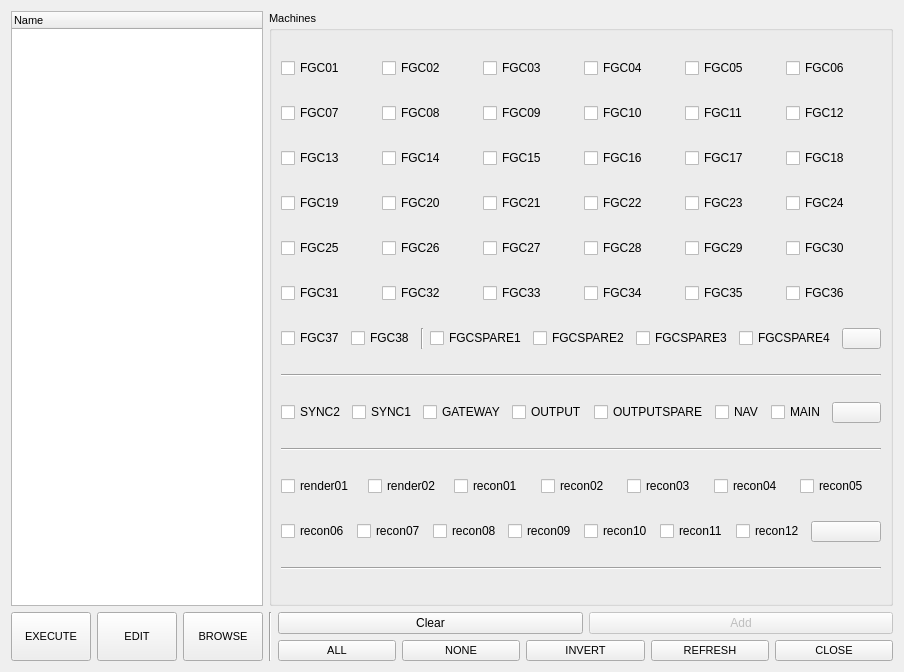
<?xml version="1.0" encoding="UTF-8"?>
<ui version="4.0">
 <class>Form</class>
 <widget class="QWidget" name="Form">
  <property name="geometry">
   <rect>
    <x>0</x>
    <y>0</y>
    <width>838</width>
    <height>672</height>
   </rect>
  </property>
  <property name="windowTitle">
   <string>ITool - @lex</string>
  </property>
  <layout class="QGridLayout" name="gridLayout">
   <item row="0" column="0">
    <widget class="QTreeWidget" name="treeWidget">
     <property name="font">
      <font>
       <pointsize>8</pointsize>
      </font>
     </property>
     <property name="editTriggers">
      <set>QAbstractItemView::DoubleClicked|QAbstractItemView::EditKeyPressed|QAbstractItemView::SelectedClicked</set>
     </property>
     <property name="selectionMode">
      <enum>QAbstractItemView::SingleSelection</enum>
     </property>
     <column>
      <property name="text">
       <string>Name</string>
      </property>
     </column>
    </widget>
   </item>
   <item row="0" column="1" colspan="2">
    <widget class="QGroupBox" name="gbServers">
     <property name="font">
      <font>
       <pointsize>8</pointsize>
      </font>
     </property>
     <property name="title">
      <string>Machines</string>
     </property>
     <layout class="QGridLayout" name="gridLayout_2">
      <item row="7" column="0">
       <widget class="Line" name="line_2">
        <property name="font">
         <font>
          <pointsize>8</pointsize>
         </font>
        </property>
        <property name="orientation">
         <enum>Qt::Horizontal</enum>
        </property>
       </widget>
      </item>
      <item row="9" column="0">
       <widget class="Line" name="line_4">
        <property name="font">
         <font>
          <pointsize>8</pointsize>
         </font>
        </property>
        <property name="orientation">
         <enum>Qt::Horizontal</enum>
        </property>
       </widget>
      </item>
      <item row="13" column="0">
       <layout class="QHBoxLayout" name="horizontalLayout_24"/>
      </item>
      <item row="6" column="0">
       <layout class="QHBoxLayout" name="horizontalLayout_7">
        <item>
         <widget class="QCheckBox" name="FGC37">
          <property name="font">
           <font>
            <pointsize>9</pointsize>
           </font>
          </property>
          <property name="text">
           <string>FGC37</string>
          </property>
         </widget>
        </item>
        <item>
         <widget class="QCheckBox" name="FGC38">
          <property name="font">
           <font>
            <pointsize>9</pointsize>
           </font>
          </property>
          <property name="text">
           <string>FGC38</string>
          </property>
         </widget>
        </item>
        <item>
         <widget class="Line" name="line">
          <property name="font">
           <font>
            <pointsize>8</pointsize>
           </font>
          </property>
          <property name="orientation">
           <enum>Qt::Vertical</enum>
          </property>
         </widget>
        </item>
        <item>
         <widget class="QCheckBox" name="FGCSPARE1">
          <property name="font">
           <font>
            <pointsize>9</pointsize>
           </font>
          </property>
          <property name="text">
           <string>FGCSPARE1</string>
          </property>
         </widget>
        </item>
        <item>
         <widget class="QCheckBox" name="FGCSPARE2">
          <property name="font">
           <font>
            <pointsize>9</pointsize>
           </font>
          </property>
          <property name="text">
           <string>FGCSPARE2</string>
          </property>
         </widget>
        </item>
        <item>
         <widget class="QCheckBox" name="FGCSPARE3">
          <property name="font">
           <font>
            <pointsize>9</pointsize>
           </font>
          </property>
          <property name="text">
           <string>FGCSPARE3</string>
          </property>
         </widget>
        </item>
        <item>
         <widget class="QCheckBox" name="FGCSPARE4">
          <property name="font">
           <font>
            <pointsize>9</pointsize>
           </font>
          </property>
          <property name="text">
           <string>FGCSPARE4</string>
          </property>
         </widget>
        </item>
        <item>
         <widget class="QPushButton" name="btnFGC">
          <property name="font">
           <font>
            <pointsize>8</pointsize>
           </font>
          </property>
          <property name="toolTip">
           <string>&lt;html&gt;&lt;head/&gt;&lt;body&gt;&lt;p&gt;select all FGC&lt;/p&gt;&lt;/body&gt;&lt;/html&gt;</string>
          </property>
          <property name="styleSheet">
           <string notr="true"/>
          </property>
          <property name="text">
           <string/>
          </property>
          <attribute name="buttonGroup">
           <string notr="true">buttonGroup</string>
          </attribute>
         </widget>
        </item>
       </layout>
      </item>
      <item row="4" column="0">
       <layout class="QHBoxLayout" name="horizontalLayout_8">
        <item>
         <widget class="QCheckBox" name="FGC25">
          <property name="font">
           <font>
            <pointsize>9</pointsize>
           </font>
          </property>
          <property name="text">
           <string>FGC25</string>
          </property>
         </widget>
        </item>
        <item>
         <widget class="QCheckBox" name="FGC26">
          <property name="font">
           <font>
            <pointsize>9</pointsize>
           </font>
          </property>
          <property name="text">
           <string>FGC26</string>
          </property>
         </widget>
        </item>
        <item>
         <widget class="QCheckBox" name="FGC27">
          <property name="font">
           <font>
            <pointsize>9</pointsize>
           </font>
          </property>
          <property name="text">
           <string>FGC27</string>
          </property>
         </widget>
        </item>
        <item>
         <widget class="QCheckBox" name="FGC28">
          <property name="font">
           <font>
            <pointsize>9</pointsize>
           </font>
          </property>
          <property name="text">
           <string>FGC28</string>
          </property>
         </widget>
        </item>
        <item>
         <widget class="QCheckBox" name="FGC29">
          <property name="font">
           <font>
            <pointsize>9</pointsize>
           </font>
          </property>
          <property name="text">
           <string>FGC29</string>
          </property>
         </widget>
        </item>
        <item>
         <widget class="QCheckBox" name="FGC30">
          <property name="font">
           <font>
            <pointsize>9</pointsize>
           </font>
          </property>
          <property name="text">
           <string>FGC30</string>
          </property>
         </widget>
        </item>
       </layout>
      </item>
      <item row="3" column="0">
       <layout class="QHBoxLayout" name="horizontalLayout_5">
        <item>
         <widget class="QCheckBox" name="FGC19">
          <property name="font">
           <font>
            <pointsize>9</pointsize>
           </font>
          </property>
          <property name="text">
           <string>FGC19</string>
          </property>
         </widget>
        </item>
        <item>
         <widget class="QCheckBox" name="FGC20">
          <property name="font">
           <font>
            <pointsize>9</pointsize>
           </font>
          </property>
          <property name="text">
           <string>FGC20</string>
          </property>
         </widget>
        </item>
        <item>
         <widget class="QCheckBox" name="FGC21">
          <property name="font">
           <font>
            <pointsize>9</pointsize>
           </font>
          </property>
          <property name="text">
           <string>FGC21</string>
          </property>
         </widget>
        </item>
        <item>
         <widget class="QCheckBox" name="FGC22">
          <property name="font">
           <font>
            <pointsize>9</pointsize>
           </font>
          </property>
          <property name="text">
           <string>FGC22</string>
          </property>
         </widget>
        </item>
        <item>
         <widget class="QCheckBox" name="FGC23">
          <property name="font">
           <font>
            <pointsize>9</pointsize>
           </font>
          </property>
          <property name="text">
           <string>FGC23</string>
          </property>
         </widget>
        </item>
        <item>
         <widget class="QCheckBox" name="FGC24">
          <property name="font">
           <font>
            <pointsize>9</pointsize>
           </font>
          </property>
          <property name="text">
           <string>FGC24</string>
          </property>
         </widget>
        </item>
       </layout>
      </item>
      <item row="12" column="0">
       <widget class="Line" name="line_3">
        <property name="orientation">
         <enum>Qt::Horizontal</enum>
        </property>
       </widget>
      </item>
      <item row="8" column="0">
       <layout class="QHBoxLayout" name="horizontalLayout_9">
        <item>
         <widget class="QCheckBox" name="Sync2">
          <property name="font">
           <font>
            <pointsize>9</pointsize>
           </font>
          </property>
          <property name="text">
           <string>SYNC2</string>
          </property>
         </widget>
        </item>
        <item>
         <widget class="QCheckBox" name="Sync1">
          <property name="font">
           <font>
            <pointsize>9</pointsize>
           </font>
          </property>
          <property name="text">
           <string>SYNC1</string>
          </property>
         </widget>
        </item>
        <item>
         <widget class="QCheckBox" name="Gateway">
          <property name="font">
           <font>
            <pointsize>9</pointsize>
           </font>
          </property>
          <property name="text">
           <string>GATEWAY</string>
          </property>
         </widget>
        </item>
        <item>
         <widget class="QCheckBox" name="Output">
          <property name="font">
           <font>
            <pointsize>9</pointsize>
           </font>
          </property>
          <property name="text">
           <string>OUTPUT</string>
          </property>
         </widget>
        </item>
        <item>
         <widget class="QCheckBox" name="Outputspare">
          <property name="font">
           <font>
            <pointsize>9</pointsize>
           </font>
          </property>
          <property name="text">
           <string>OUTPUTSPARE</string>
          </property>
         </widget>
        </item>
        <item>
         <widget class="QCheckBox" name="Nav">
          <property name="font">
           <font>
            <pointsize>9</pointsize>
            <weight>50</weight>
            <bold>false</bold>
           </font>
          </property>
          <property name="text">
           <string>NAV</string>
          </property>
         </widget>
        </item>
        <item>
         <widget class="QCheckBox" name="Main">
          <property name="font">
           <font>
            <pointsize>9</pointsize>
            <weight>50</weight>
            <bold>false</bold>
           </font>
          </property>
          <property name="text">
           <string>MAIN</string>
          </property>
         </widget>
        </item>
        <item>
         <widget class="QPushButton" name="btnMgmt">
          <property name="font">
           <font>
            <pointsize>8</pointsize>
           </font>
          </property>
          <property name="toolTip">
           <string>&lt;html&gt;&lt;head/&gt;&lt;body&gt;&lt;p&gt;select all MGMT&lt;/p&gt;&lt;/body&gt;&lt;/html&gt;</string>
          </property>
          <property name="toolTipDuration">
           <number>-1</number>
          </property>
          <property name="text">
           <string/>
          </property>
          <attribute name="buttonGroup">
           <string notr="true">buttonGroup</string>
          </attribute>
         </widget>
        </item>
       </layout>
      </item>
      <item row="11" column="0">
       <layout class="QHBoxLayout" name="horizontalLayout_22">
        <item>
         <widget class="QCheckBox" name="recon06">
          <property name="enabled">
           <bool>true</bool>
          </property>
          <property name="font">
           <font>
            <pointsize>9</pointsize>
           </font>
          </property>
          <property name="text">
           <string>recon06</string>
          </property>
         </widget>
        </item>
        <item>
         <widget class="QCheckBox" name="recon07">
          <property name="enabled">
           <bool>true</bool>
          </property>
          <property name="font">
           <font>
            <pointsize>9</pointsize>
           </font>
          </property>
          <property name="text">
           <string>recon07</string>
          </property>
         </widget>
        </item>
        <item>
         <widget class="QCheckBox" name="recon08">
          <property name="font">
           <font>
            <pointsize>9</pointsize>
           </font>
          </property>
          <property name="text">
           <string>recon08</string>
          </property>
         </widget>
        </item>
        <item>
         <widget class="QCheckBox" name="recon09">
          <property name="enabled">
           <bool>true</bool>
          </property>
          <property name="font">
           <font>
            <pointsize>9</pointsize>
           </font>
          </property>
          <property name="text">
           <string>recon09</string>
          </property>
         </widget>
        </item>
        <item>
         <widget class="QCheckBox" name="recon10">
          <property name="enabled">
           <bool>true</bool>
          </property>
          <property name="font">
           <font>
            <pointsize>9</pointsize>
           </font>
          </property>
          <property name="text">
           <string>recon10</string>
          </property>
         </widget>
        </item>
        <item>
         <widget class="QCheckBox" name="recon11">
          <property name="font">
           <font>
            <pointsize>9</pointsize>
           </font>
          </property>
          <property name="text">
           <string>recon11</string>
          </property>
         </widget>
        </item>
        <item>
         <widget class="QCheckBox" name="recon12">
          <property name="enabled">
           <bool>true</bool>
          </property>
          <property name="font">
           <font>
            <pointsize>9</pointsize>
           </font>
          </property>
          <property name="text">
           <string>recon12</string>
          </property>
         </widget>
        </item>
        <item>
         <widget class="QPushButton" name="btnRecon">
          <property name="font">
           <font>
            <pointsize>8</pointsize>
           </font>
          </property>
          <property name="toolTip">
           <string>&lt;html&gt;&lt;head/&gt;&lt;body&gt;&lt;p&gt;select all 3rd Rack&lt;/p&gt;&lt;/body&gt;&lt;/html&gt;</string>
          </property>
          <property name="toolTipDuration">
           <number>-1</number>
          </property>
          <property name="text">
           <string/>
          </property>
          <attribute name="buttonGroup">
           <string notr="true">buttonGroup</string>
          </attribute>
         </widget>
        </item>
       </layout>
      </item>
      <item row="10" column="0">
       <layout class="QHBoxLayout" name="horizontalLayout_10">
        <item>
         <widget class="QCheckBox" name="render01">
          <property name="enabled">
           <bool>true</bool>
          </property>
          <property name="font">
           <font>
            <pointsize>9</pointsize>
           </font>
          </property>
          <property name="text">
           <string>render01</string>
          </property>
         </widget>
        </item>
        <item>
         <widget class="QCheckBox" name="render02">
          <property name="enabled">
           <bool>true</bool>
          </property>
          <property name="font">
           <font>
            <pointsize>9</pointsize>
           </font>
          </property>
          <property name="text">
           <string>render02</string>
          </property>
         </widget>
        </item>
        <item>
         <widget class="QCheckBox" name="recon01">
          <property name="enabled">
           <bool>true</bool>
          </property>
          <property name="font">
           <font>
            <pointsize>9</pointsize>
           </font>
          </property>
          <property name="text">
           <string>recon01</string>
          </property>
         </widget>
        </item>
        <item>
         <widget class="QCheckBox" name="recon02">
          <property name="enabled">
           <bool>true</bool>
          </property>
          <property name="font">
           <font>
            <pointsize>9</pointsize>
           </font>
          </property>
          <property name="text">
           <string>recon02</string>
          </property>
         </widget>
        </item>
        <item>
         <widget class="QCheckBox" name="recon03">
          <property name="font">
           <font>
            <pointsize>9</pointsize>
           </font>
          </property>
          <property name="text">
           <string>recon03</string>
          </property>
         </widget>
        </item>
        <item>
         <widget class="QCheckBox" name="recon04">
          <property name="font">
           <font>
            <pointsize>9</pointsize>
           </font>
          </property>
          <property name="text">
           <string>recon04</string>
          </property>
         </widget>
        </item>
        <item>
         <widget class="QCheckBox" name="recon05">
          <property name="enabled">
           <bool>true</bool>
          </property>
          <property name="font">
           <font>
            <pointsize>9</pointsize>
           </font>
          </property>
          <property name="text">
           <string>recon05</string>
          </property>
         </widget>
        </item>
       </layout>
      </item>
      <item row="5" column="0">
       <layout class="QHBoxLayout" name="horizontalLayout_6">
        <item>
         <widget class="QCheckBox" name="FGC31">
          <property name="font">
           <font>
            <pointsize>9</pointsize>
           </font>
          </property>
          <property name="text">
           <string>FGC31</string>
          </property>
         </widget>
        </item>
        <item>
         <widget class="QCheckBox" name="FGC32">
          <property name="font">
           <font>
            <pointsize>9</pointsize>
           </font>
          </property>
          <property name="text">
           <string>FGC32</string>
          </property>
         </widget>
        </item>
        <item>
         <widget class="QCheckBox" name="FGC33">
          <property name="font">
           <font>
            <pointsize>9</pointsize>
           </font>
          </property>
          <property name="text">
           <string>FGC33</string>
          </property>
         </widget>
        </item>
        <item>
         <widget class="QCheckBox" name="FGC34">
          <property name="font">
           <font>
            <pointsize>9</pointsize>
           </font>
          </property>
          <property name="text">
           <string>FGC34</string>
          </property>
         </widget>
        </item>
        <item>
         <widget class="QCheckBox" name="FGC35">
          <property name="font">
           <font>
            <pointsize>9</pointsize>
           </font>
          </property>
          <property name="text">
           <string>FGC35</string>
          </property>
         </widget>
        </item>
        <item>
         <widget class="QCheckBox" name="FGC36">
          <property name="font">
           <font>
            <pointsize>9</pointsize>
           </font>
          </property>
          <property name="text">
           <string>FGC36</string>
          </property>
         </widget>
        </item>
       </layout>
      </item>
      <item row="2" column="0">
       <layout class="QHBoxLayout" name="horizontalLayout_4">
        <item>
         <widget class="QCheckBox" name="FGC13">
          <property name="font">
           <font>
            <pointsize>9</pointsize>
           </font>
          </property>
          <property name="text">
           <string>FGC13</string>
          </property>
         </widget>
        </item>
        <item>
         <widget class="QCheckBox" name="FGC14">
          <property name="font">
           <font>
            <pointsize>9</pointsize>
           </font>
          </property>
          <property name="text">
           <string>FGC14</string>
          </property>
         </widget>
        </item>
        <item>
         <widget class="QCheckBox" name="FGC15">
          <property name="font">
           <font>
            <pointsize>9</pointsize>
           </font>
          </property>
          <property name="text">
           <string>FGC15</string>
          </property>
         </widget>
        </item>
        <item>
         <widget class="QCheckBox" name="FGC16">
          <property name="font">
           <font>
            <pointsize>9</pointsize>
           </font>
          </property>
          <property name="text">
           <string>FGC16</string>
          </property>
         </widget>
        </item>
        <item>
         <widget class="QCheckBox" name="FGC17">
          <property name="font">
           <font>
            <pointsize>9</pointsize>
           </font>
          </property>
          <property name="text">
           <string>FGC17</string>
          </property>
         </widget>
        </item>
        <item>
         <widget class="QCheckBox" name="FGC18">
          <property name="font">
           <font>
            <pointsize>9</pointsize>
           </font>
          </property>
          <property name="text">
           <string>FGC18</string>
          </property>
         </widget>
        </item>
       </layout>
      </item>
      <item row="0" column="0">
       <layout class="QHBoxLayout" name="horizontalLayout_2">
        <item>
         <widget class="QCheckBox" name="FGC01">
          <property name="font">
           <font>
            <pointsize>9</pointsize>
           </font>
          </property>
          <property name="text">
           <string>FGC01</string>
          </property>
         </widget>
        </item>
        <item>
         <widget class="QCheckBox" name="FGC02">
          <property name="font">
           <font>
            <pointsize>9</pointsize>
           </font>
          </property>
          <property name="text">
           <string>FGC02</string>
          </property>
         </widget>
        </item>
        <item>
         <widget class="QCheckBox" name="FGC03">
          <property name="font">
           <font>
            <pointsize>9</pointsize>
           </font>
          </property>
          <property name="text">
           <string>FGC03</string>
          </property>
         </widget>
        </item>
        <item>
         <widget class="QCheckBox" name="FGC04">
          <property name="font">
           <font>
            <pointsize>9</pointsize>
           </font>
          </property>
          <property name="text">
           <string>FGC04</string>
          </property>
         </widget>
        </item>
        <item>
         <widget class="QCheckBox" name="FGC05">
          <property name="font">
           <font>
            <pointsize>9</pointsize>
           </font>
          </property>
          <property name="text">
           <string>FGC05</string>
          </property>
         </widget>
        </item>
        <item>
         <widget class="QCheckBox" name="FGC06">
          <property name="font">
           <font>
            <pointsize>9</pointsize>
           </font>
          </property>
          <property name="text">
           <string>FGC06</string>
          </property>
         </widget>
        </item>
       </layout>
      </item>
      <item row="1" column="0">
       <layout class="QHBoxLayout" name="horizontalLayout_3">
        <item>
         <widget class="QCheckBox" name="FGC07">
          <property name="font">
           <font>
            <pointsize>9</pointsize>
           </font>
          </property>
          <property name="text">
           <string>FGC07</string>
          </property>
         </widget>
        </item>
        <item>
         <widget class="QCheckBox" name="FGC08">
          <property name="font">
           <font>
            <pointsize>9</pointsize>
           </font>
          </property>
          <property name="text">
           <string>FGC08</string>
          </property>
         </widget>
        </item>
        <item>
         <widget class="QCheckBox" name="FGC09">
          <property name="font">
           <font>
            <pointsize>9</pointsize>
           </font>
          </property>
          <property name="text">
           <string>FGC09</string>
          </property>
         </widget>
        </item>
        <item>
         <widget class="QCheckBox" name="FGC10">
          <property name="font">
           <font>
            <pointsize>9</pointsize>
           </font>
          </property>
          <property name="text">
           <string>FGC10</string>
          </property>
         </widget>
        </item>
        <item>
         <widget class="QCheckBox" name="FGC11">
          <property name="font">
           <font>
            <pointsize>9</pointsize>
           </font>
          </property>
          <property name="text">
           <string>FGC11</string>
          </property>
         </widget>
        </item>
        <item>
         <widget class="QCheckBox" name="FGC12">
          <property name="font">
           <font>
            <pointsize>9</pointsize>
           </font>
          </property>
          <property name="text">
           <string>FGC12</string>
          </property>
         </widget>
        </item>
       </layout>
      </item>
     </layout>
    </widget>
   </item>
   <item row="1" column="0">
    <layout class="QHBoxLayout" name="horizontalLayout_11">
     <item>
      <widget class="QPushButton" name="btnRun">
       <property name="sizePolicy">
        <sizepolicy hsizetype="Minimum" vsizetype="Preferred">
         <horstretch>0</horstretch>
         <verstretch>0</verstretch>
        </sizepolicy>
       </property>
       <property name="font">
        <font>
         <pointsize>8</pointsize>
        </font>
       </property>
       <property name="toolTip">
        <string>&lt;html&gt;&lt;head/&gt;&lt;body&gt;&lt;p&gt;run script&lt;/p&gt;&lt;/body&gt;&lt;/html&gt;</string>
       </property>
       <property name="text">
        <string>EXECUTE</string>
       </property>
      </widget>
     </item>
     <item>
      <widget class="QPushButton" name="btnEdit">
       <property name="sizePolicy">
        <sizepolicy hsizetype="Minimum" vsizetype="Preferred">
         <horstretch>0</horstretch>
         <verstretch>0</verstretch>
        </sizepolicy>
       </property>
       <property name="font">
        <font>
         <pointsize>8</pointsize>
        </font>
       </property>
       <property name="toolTip">
        <string>&lt;html&gt;&lt;head/&gt;&lt;body&gt;&lt;p&gt;edit script&lt;/p&gt;&lt;/body&gt;&lt;/html&gt;</string>
       </property>
       <property name="text">
        <string>EDIT</string>
       </property>
      </widget>
     </item>
     <item>
      <widget class="QPushButton" name="btnBrowse">
       <property name="sizePolicy">
        <sizepolicy hsizetype="Minimum" vsizetype="Preferred">
         <horstretch>0</horstretch>
         <verstretch>0</verstretch>
        </sizepolicy>
       </property>
       <property name="font">
        <font>
         <pointsize>8</pointsize>
        </font>
       </property>
       <property name="toolTip">
        <string>&lt;html&gt;&lt;head/&gt;&lt;body&gt;&lt;p&gt;change location&lt;/p&gt;&lt;/body&gt;&lt;/html&gt;</string>
       </property>
       <property name="text">
        <string>BROWSE</string>
       </property>
      </widget>
     </item>
    </layout>
   </item>
   <item row="1" column="1">
    <widget class="Line" name="line_5">
     <property name="font">
      <font>
       <pointsize>8</pointsize>
      </font>
     </property>
     <property name="orientation">
      <enum>Qt::Vertical</enum>
     </property>
    </widget>
   </item>
   <item row="1" column="2">
    <layout class="QVBoxLayout" name="verticalLayout">
     <item>
      <layout class="QHBoxLayout" name="horizontalLayout_21">
       <item>
        <widget class="QPushButton" name="btnClear">
         <property name="text">
          <string>Clear</string>
         </property>
        </widget>
       </item>
       <item>
        <widget class="QPushButton" name="btnAddServer">
         <property name="enabled">
          <bool>false</bool>
         </property>
         <property name="text">
          <string>Add</string>
         </property>
        </widget>
       </item>
      </layout>
     </item>
     <item>
      <layout class="QHBoxLayout" name="horizontalLayout">
       <item>
        <widget class="QPushButton" name="btnAll">
         <property name="font">
          <font>
           <pointsize>8</pointsize>
          </font>
         </property>
         <property name="toolTip">
          <string>&lt;html&gt;&lt;head/&gt;&lt;body&gt;&lt;p&gt;select all servers&lt;/p&gt;&lt;/body&gt;&lt;/html&gt;</string>
         </property>
         <property name="text">
          <string>ALL</string>
         </property>
        </widget>
       </item>
       <item>
        <widget class="QPushButton" name="btnNone">
         <property name="font">
          <font>
           <pointsize>8</pointsize>
          </font>
         </property>
         <property name="toolTip">
          <string>&lt;html&gt;&lt;head/&gt;&lt;body&gt;&lt;p&gt;unselect all servers&lt;/p&gt;&lt;/body&gt;&lt;/html&gt;</string>
         </property>
         <property name="text">
          <string>NONE</string>
         </property>
        </widget>
       </item>
       <item>
        <widget class="QPushButton" name="btnInvert">
         <property name="enabled">
          <bool>true</bool>
         </property>
         <property name="font">
          <font>
           <pointsize>8</pointsize>
          </font>
         </property>
         <property name="toolTip">
          <string>&lt;html&gt;&lt;head/&gt;&lt;body&gt;&lt;p&gt;invert selection servers&lt;/p&gt;&lt;/body&gt;&lt;/html&gt;</string>
         </property>
         <property name="text">
          <string>INVERT</string>
         </property>
        </widget>
       </item>
       <item>
        <widget class="QPushButton" name="btnRefresh">
         <property name="enabled">
          <bool>true</bool>
         </property>
         <property name="font">
          <font>
           <pointsize>8</pointsize>
          </font>
         </property>
         <property name="toolTip">
          <string>&lt;html&gt;&lt;head/&gt;&lt;body&gt;&lt;p&gt;ping all servers&lt;/p&gt;&lt;/body&gt;&lt;/html&gt;</string>
         </property>
         <property name="text">
          <string>REFRESH</string>
         </property>
        </widget>
       </item>
       <item>
        <widget class="QPushButton" name="btnClose">
         <property name="font">
          <font>
           <pointsize>8</pointsize>
          </font>
         </property>
         <property name="toolTip">
          <string>&lt;html&gt;&lt;head/&gt;&lt;body&gt;&lt;p&gt;close app&lt;/p&gt;&lt;/body&gt;&lt;/html&gt;</string>
         </property>
         <property name="text">
          <string>CLOSE</string>
         </property>
        </widget>
       </item>
      </layout>
     </item>
    </layout>
   </item>
  </layout>
  <zorder>treeWidget</zorder>
  <zorder>line_5</zorder>
  <zorder>gbServers</zorder>
  <zorder></zorder>
 </widget>
 <resources/>
 <connections/>
 <buttongroups>
  <buttongroup name="buttonGroup">
   <property name="exclusive">
    <bool>true</bool>
   </property>
  </buttongroup>
 </buttongroups>
</ui>
